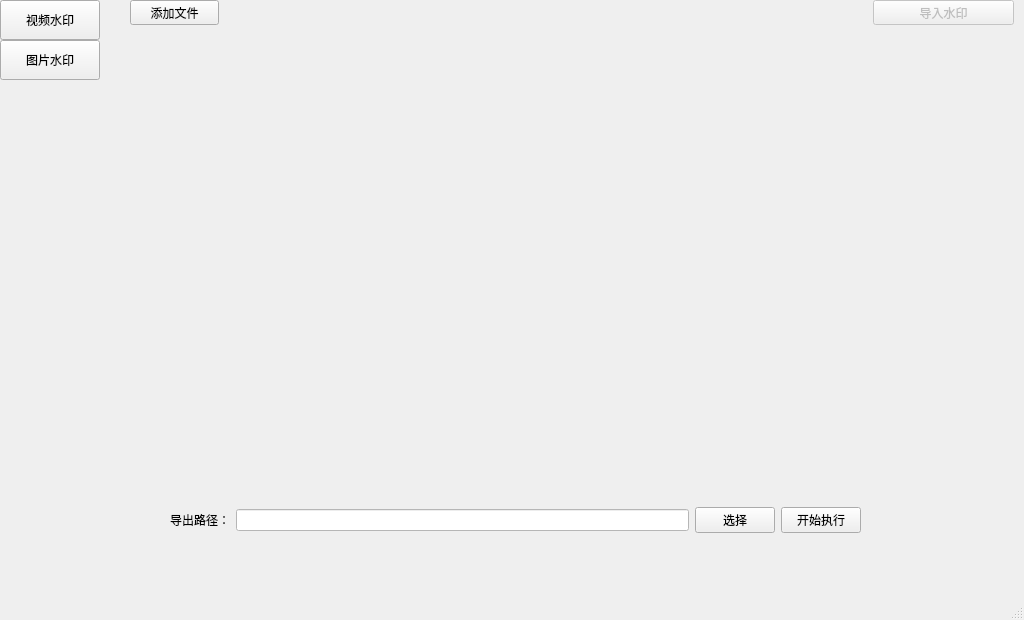
<?xml version="1.0" encoding="UTF-8"?>
<ui version="4.0">
 <class>HomeWindow</class>
 <widget class="QMainWindow" name="HomeWindow">
  <property name="geometry">
   <rect>
    <x>0</x>
    <y>0</y>
    <width>1024</width>
    <height>620</height>
   </rect>
  </property>
  <property name="windowTitle">
   <string>MainWindow</string>
  </property>
  <widget class="QWidget" name="centralwidget">
   <widget class="QPushButton" name="addFileBtn">
    <property name="geometry">
     <rect>
      <x>130</x>
      <y>0</y>
      <width>89</width>
      <height>25</height>
     </rect>
    </property>
    <property name="text">
     <string>添加文件</string>
    </property>
   </widget>
   <widget class="QPushButton" name="addWatermarkBtn">
    <property name="enabled">
     <bool>false</bool>
    </property>
    <property name="geometry">
     <rect>
      <x>873</x>
      <y>0</y>
      <width>141</width>
      <height>25</height>
     </rect>
    </property>
    <property name="text">
     <string>导入水印</string>
    </property>
    <property name="autoDefault">
     <bool>false</bool>
    </property>
    <property name="default">
     <bool>false</bool>
    </property>
    <property name="flat">
     <bool>false</bool>
    </property>
   </widget>
   <widget class="QWidget" name="horizontalLayoutWidget">
    <property name="geometry">
     <rect>
      <x>170</x>
      <y>480</y>
      <width>691</width>
      <height>80</height>
     </rect>
    </property>
    <layout class="QHBoxLayout" name="horizontalLayout">
     <item>
      <widget class="QLabel" name="label">
       <property name="text">
        <string>导出路径：</string>
       </property>
      </widget>
     </item>
     <item>
      <widget class="QLineEdit" name="outputPathEdit">
       <property name="styleSheet">
        <string notr="true">background-color: rgb(255, 255, 255);</string>
       </property>
       <property name="text">
        <string/>
       </property>
      </widget>
     </item>
     <item>
      <widget class="QPushButton" name="outputPathBtn">
       <property name="text">
        <string>选择</string>
       </property>
      </widget>
     </item>
     <item>
      <widget class="QPushButton" name="startOutputBtn">
       <property name="text">
        <string>开始执行</string>
       </property>
      </widget>
     </item>
    </layout>
   </widget>
   <widget class="QLabel" name="progressLabel">
    <property name="geometry">
     <rect>
      <x>870</x>
      <y>510</y>
      <width>67</width>
      <height>17</height>
     </rect>
    </property>
    <property name="text">
     <string/>
    </property>
   </widget>
   <widget class="QPushButton" name="videoWatermarkBtn">
    <property name="geometry">
     <rect>
      <x>0</x>
      <y>0</y>
      <width>100</width>
      <height>40</height>
     </rect>
    </property>
    <property name="text">
     <string>视频水印</string>
    </property>
   </widget>
   <widget class="QPushButton" name="imgWatermarkBtn">
    <property name="geometry">
     <rect>
      <x>0</x>
      <y>40</y>
      <width>100</width>
      <height>40</height>
     </rect>
    </property>
    <property name="text">
     <string>图片水印</string>
    </property>
   </widget>
  </widget>
  <widget class="QMenuBar" name="menubar">
   <property name="geometry">
    <rect>
     <x>0</x>
     <y>0</y>
     <width>1024</width>
     <height>23</height>
    </rect>
   </property>
  </widget>
  <widget class="QStatusBar" name="statusbar"/>
 </widget>
 <resources/>
 <connections/>
</ui>
